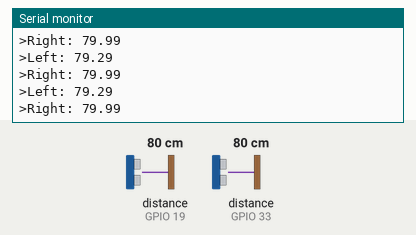
This program was run on a simulated ESP32. Parts: the last lines printed to the serial monitor. Wiring (inferred from the names in the program): 2 × ultrasonic range finder: trigger GPIO 18, echo GPIO 19 / trigger GPIO 32, echo GPIO 33. Inputs (shaded band) come from the test bench; at power-on: distance to the obstacle (sensors on GPIO 19, GPIO 33) 80 cm. The echo pulse lasts 58.3 µs per cm.

Above: at 1.2 s.
1.3 s: distance to the obstacle (sensor on GPIO 19) set to 2 cm
At 1.65 s:
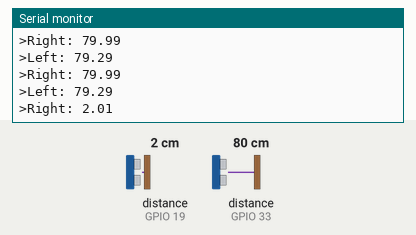
2.8 s: distance to the obstacle (sensor on GPIO 33) set to 2 cm
At 2.83 s:
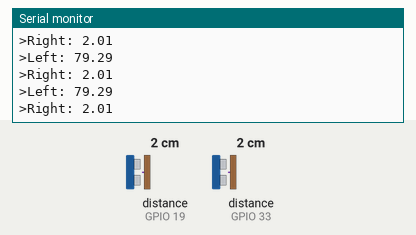
4.3 s: distance to the obstacle (sensor on GPIO 19) set to 4 cm
At 4.45 s:
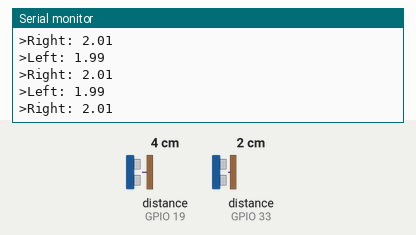
5.8 s: distance to the obstacle (sensor on GPIO 33) set to 4 cm
At 5.84 s:
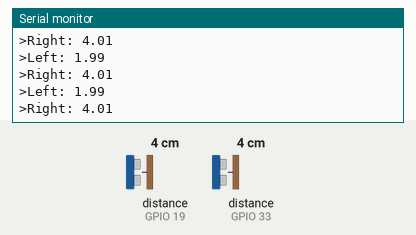
Timing chart, 0 to 8.3 s (numbered marks = the images above; inputs shaded):
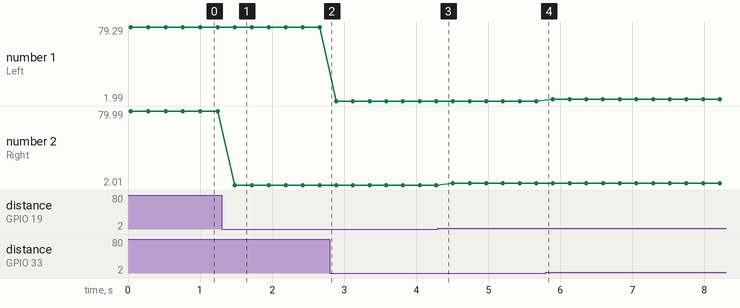

Measured:
- after the input at 1.3 s, the serial monitor: prints a new line after 0.18 s (image 1)
- plotted number 1: 79.29 → 1.99 after the input at 2.8 s, 1.99 → 3.98 after the input at 5.8 s
- plotted number 2: 79.99 → 2.01 after the input at 1.3 s, 2.01 → 4.01 after the input at 4.3 s

The program:

main.cpp
```cpp
#include <Arduino.h>

#define TRIG1 32
#define ECHO1 33
#define TRIG2 18
#define ECHO2 19

long duration1;
float distance1;
long duration2;
float distance2;

void setup()
{
  Serial.begin(115200);
  pinMode(TRIG1, OUTPUT);
  pinMode(ECHO1, INPUT);
  pinMode(TRIG2, OUTPUT);
  pinMode(ECHO2, INPUT);
}

void loop()
{
  digitalWrite(TRIG1, LOW);
  delayMicroseconds(2);
  digitalWrite(TRIG1, HIGH);
  delayMicroseconds(10);
  digitalWrite(TRIG1, LOW);

  duration1 = pulseIn(ECHO1, HIGH, 30000);
  distance1 = duration1 * 0.034 / 2;

  delay(30);

  digitalWrite(TRIG2, LOW);
  delayMicroseconds(2);
  digitalWrite(TRIG2, HIGH);
  delayMicroseconds(10);
  digitalWrite(TRIG2, LOW);

  duration2 = pulseIn(ECHO2, HIGH, 30000);
  distance2 = duration2 * 0.0343 / 2;

  Serial.print(">Left: "); Serial.println(distance1);
  // if (distance1 > 0 && distance1 <= 20)
  // {
  //   Serial.print(" [ OBJECT ] ");
  // }
  // else
  // {
  //   Serial.print(" [ CLEAR ] ");
  // }
  Serial.print(">Right: "); Serial.println(distance2);
  // if (distance2 > 0 && distance2 <= 20)
  // {
  //   Serial.println(" [ OBJECT ] ");
  // }
  // else
  // {
  //   Serial.println(" [ CLEAR ] ");
  // }
  delay(200);
}
```
